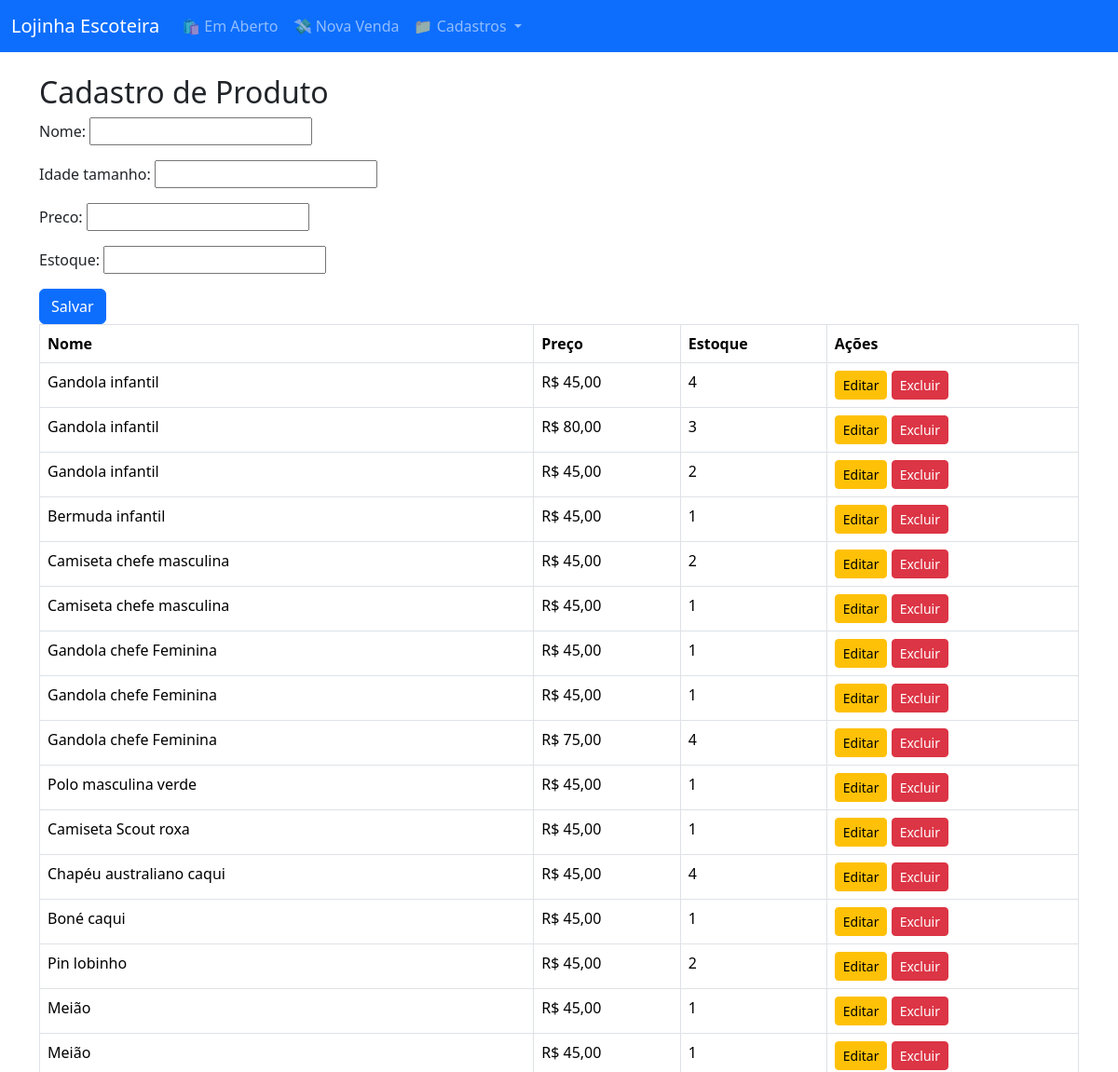
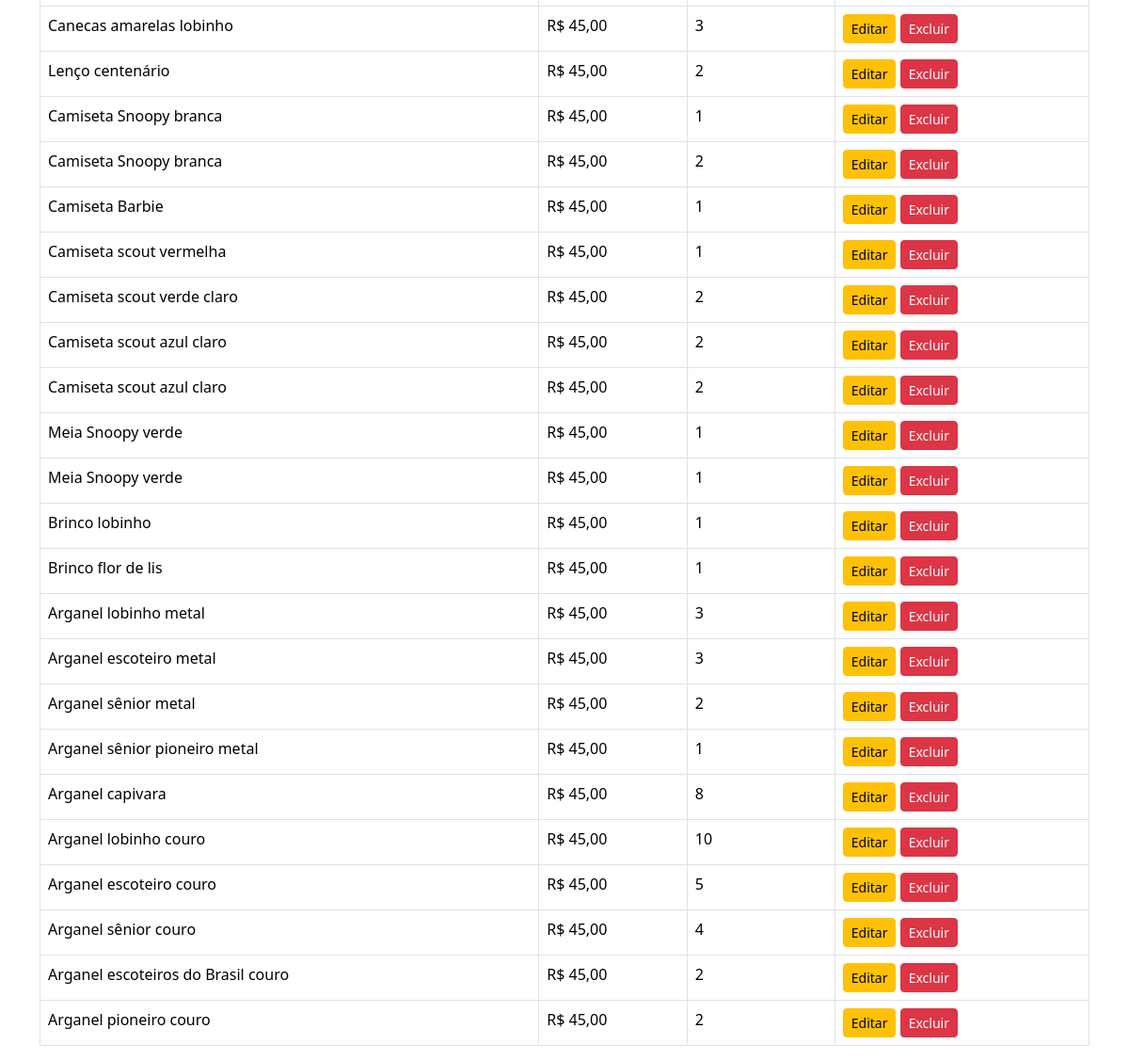
The app's page /produtos/, older data (2 pictures, top to bottom).
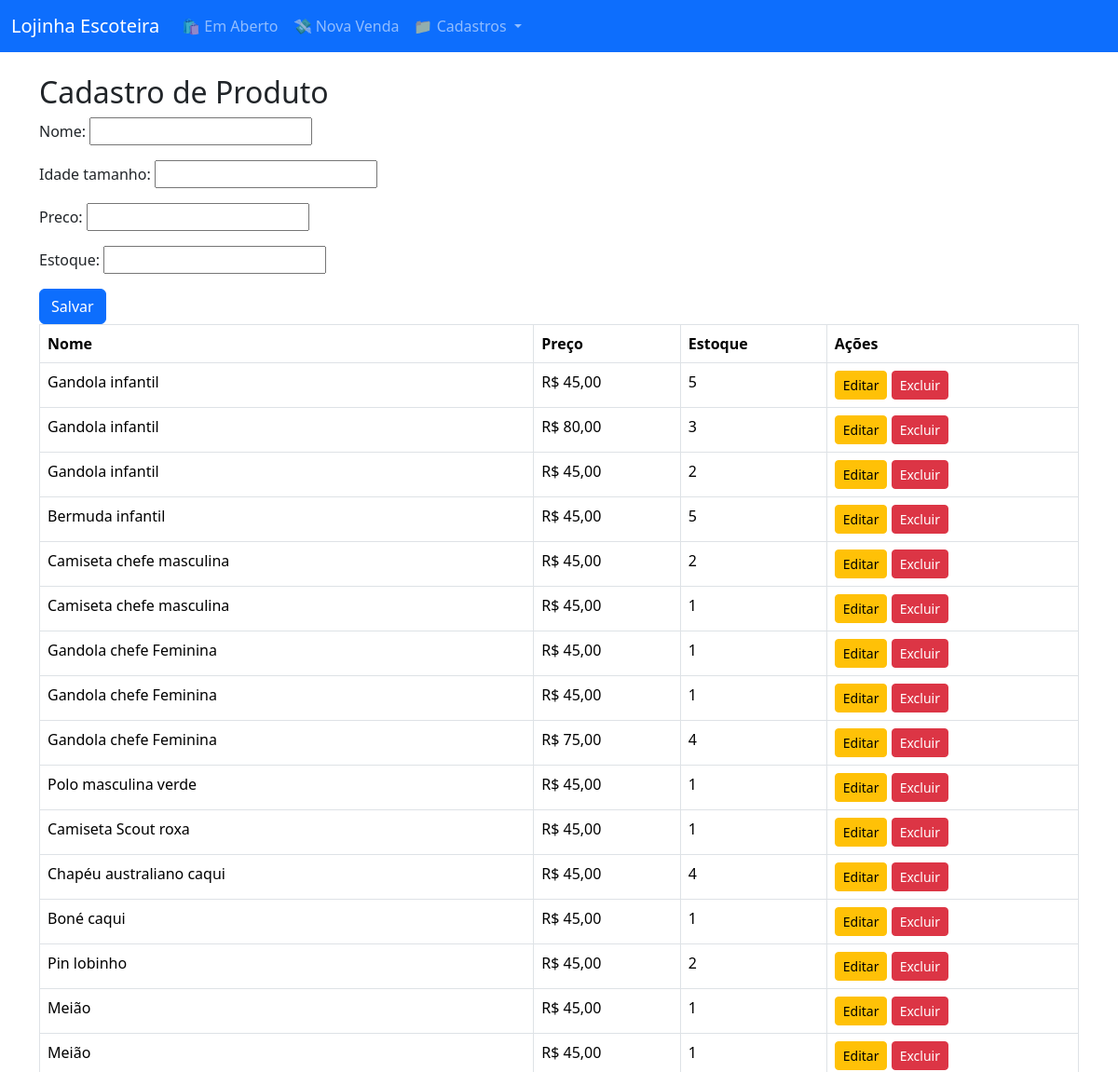
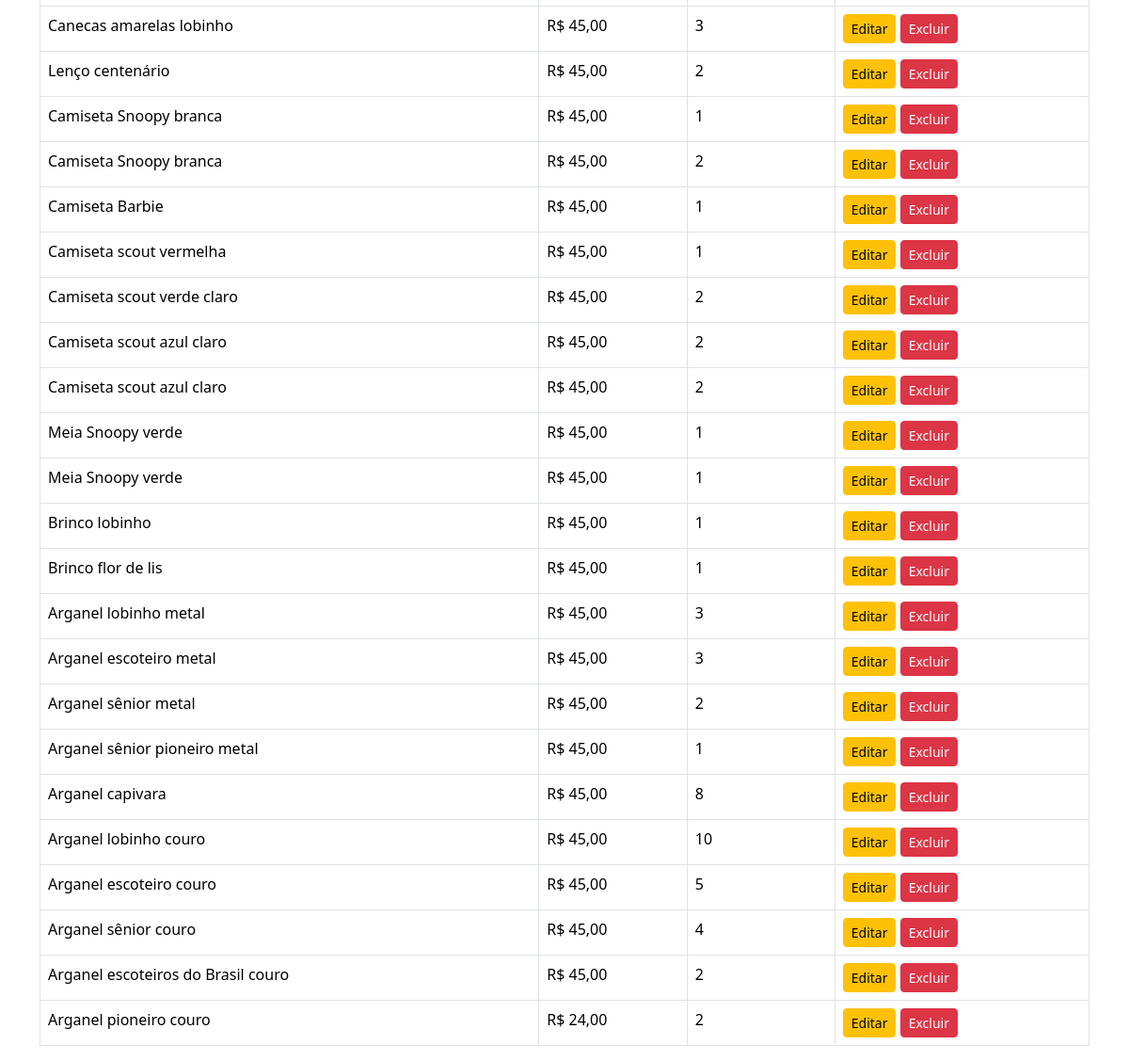
The same page, newer data (2 pictures, top to bottom).
### lojinha/models.py (models this page shows, shortened)
class Produto(models.Model):
    nome = models.CharField(max_length=200)
    idade_tamanho=models.CharField(max_length=50,null=True, blank=True)
    preco = models.DecimalField(max_digits=10, decimal_places=2)
    estoque = models.IntegerField()

### lojinha/views.py (the view)
# urls.py: path('produtos/', views.cadastrar_produto, name='cadastrar_produto'),
def cadastrar_produto(request):
    produtos = Produto.objects.all()
    if request.method == 'POST':
        form = ProdutoForm(request.POST)
        if form.is_valid():
            form.save()
            messages.success(request, 'Produto cadastrado com sucesso!')
            return redirect('cadastrar_produto')
    else:
        form = ProdutoForm()
    return render(request, 'lojinha/produto_form.html',
                  {
                      'form': form,
                      'titulo': 'Cadastrar Produto',
                      'produtos': produtos
                  })

### lojinha/forms.py
class ProdutoForm(forms.ModelForm):
    class Meta:
        model = Produto
        fields = ['nome','idade_tamanho', 'preco', 'estoque']

### lojinha/templates/lojinha/produto_form.html (shortened to what this page needs)
{% extends 'base.html' %}
{% block content %}
<h2>Cadastro de Produto</h2>
<form method="post">
  {{ form.as_p }}
  <button type="submit" class="btn btn-primary">Salvar</button>
</form>
<table class="table table-bordered">
  <thead>
    <tr>
      <th>Nome</th>
      <th>Preço</th>
      <th>Estoque</th>
      <th>Ações</th>
    </tr>
  </thead>
  <tbody>
    {% for produto in produtos %}
    <tr>
      <td>{{ produto.nome }}</td>
      <td>R$ {{ produto.preco }}</td>
      <td>{{ produto.estoque }}</td>
      <td>
        <a href="{% url 'editar_produto' produto.pk %}" class="btn btn-sm btn-warning">Editar</a>
        <a href="{% url 'excluir_produto' produto.pk %}" class="btn btn-sm btn-danger">Excluir</a>
      </td>
    </tr>
    {% endfor %}
  </tbody>
</table>
{% endblock %}

Row changes from the older to the newer data that the page shows:
changed Produto (number 1 of 39 on the later page): estoque "4" → "5"
changed Produto "Bermuda infantil": estoque "1" → "5"
changed Produto "Arganel pioneiro couro": preco "45,00" → "24,00"
